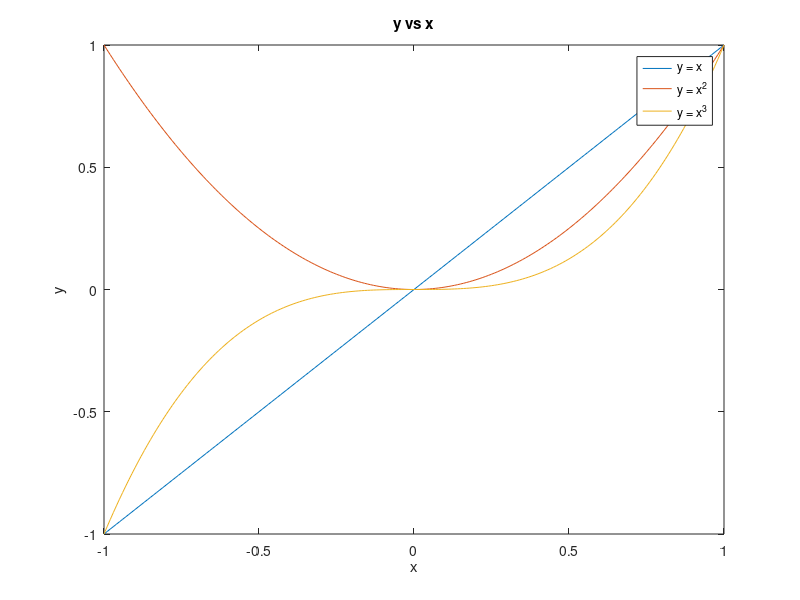

Reproduce this figure in MATLAB.
x = -1:0.01:1;
y_1 = x;
y_2 = x.^2;
y_3 = x.^3;

figure;
plot(x,y_1); hold on
plot(x,y_2);
plot(x,y_3); hold off
legend('y = x','y = x^2','y = x^3');
xlabel('x');
ylabel('y');
title('y vs x')